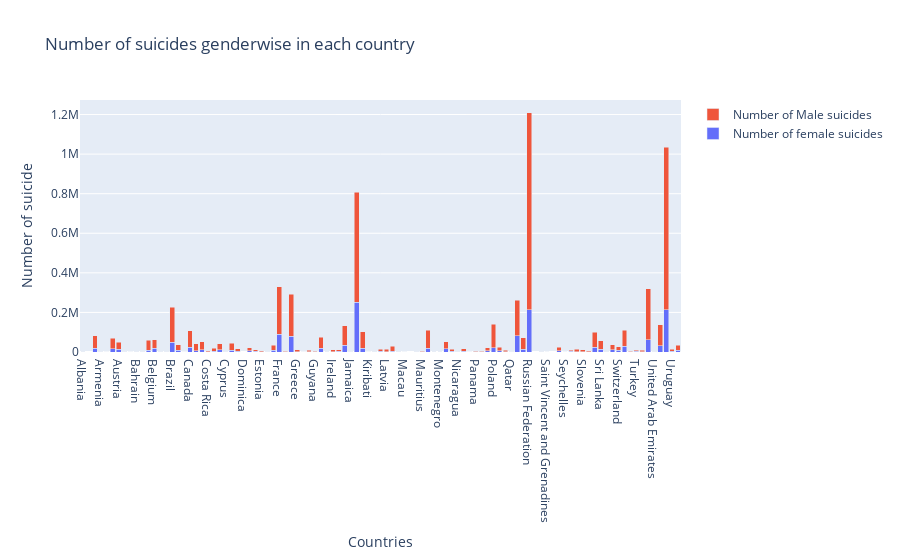

Write notebook code for a chart like this one.
### Code cell
trace1 = go.Bar(
    x=country_wise_gender_suicide.index,
    y=country_wise_gender_suicide.female,
    name='Number of female suicides'
)
trace2 = go.Bar(
    x=country_wise_gender_suicide.index,
    y=country_wise_gender_suicide.male,
    name='Number of Male suicides'
)

data = [trace1, trace2]
layout = go.Layout(
    barmode='stack',
    title="Number of suicides genderwise in each country",
    xaxis={
        'title':"Countries",
    },
    yaxis={
        'title':"Number of suicide",
    }
)

fig = go.Figure(data=data, layout=layout)
py.offline.iplot(fig)

### Figure 1 — Plotly figure (JSON) as saved in the notebook; plotly's stock layout.template omitted (floating-point values rounded to 4 significant figures)
{"data": [{"name": "Number of female suicides", "type": "bar", "x": ["Albania", "Antigua and Barbuda", "Argentina", "Armenia", "Aruba", "Australia", "Austria", "Azerbaijan", "Bahamas", "Bahrain", "Barbados", "Belarus", "Belgium", "Belize", "Bosnia and Herzegovina", "Brazil", "Bulgaria", "Cabo Verde", "Canada", "Chile", "Colombia", "Costa Rica", "Croatia", "Cuba", "Cyprus", "Czech Republic", "Denmark", "Dominica", "Ecuador", "El Salvador", "Estonia", "Fiji", "Finland", "France", "Georgia", "Germany", "Greece", "Grenada", "Guatemala", "Guyana", "Hungary", "Iceland", "Ireland", "Israel", "Italy", "Jamaica", "Japan", "Kazakhstan", "Kiribati", "Kuwait", "Kyrgyzstan", "Latvia", "Lithuania", "Luxembourg", "Macau", "Maldives", "Malta", "Mauritius", "Mexico", "Mongolia", "Montenegro", "Netherlands", "New Zealand", "Nicaragua", "Norway", "Oman", "Panama", "Paraguay", "Philippines", "Poland", "Portugal", "Puerto Rico", "Qatar", "Republic of Korea", "Romania", "Russian Federation", "Saint Kitts and Nevis", "Saint Lucia", "Saint Vincent and Grenadines", "San Marino", "Serbia", "Seychelles", "Singapore", "Slovakia", "Slovenia", "South Africa", "Spain", "Sri Lanka", "Suriname", "Sweden", "Switzerland", "Thailand", "Trinidad and Tobago", "Turkey", "Turkmenistan", "Ukraine", "United Arab Emirates", "United Kingdom", "United States", "Uruguay", "Uzbekistan"], "y": [693, 1, 18326, 495, 17, 15326, 13195, 412, 14, 80, 33, 10002, 18012, 51, 70, 49015, 9968, 5, 24184, 6834, 11343, 979, 4675, 11675, 82, 9247, 4329, 0, 6238, 3345, 1393, 91, 7660, 89419, 694, 79707, 2540, 4, 1973, 818, 18115, 255, 2451, 2681, 32881, 26, 251630, 18160, 10, 301, 2637, 2474, 5011, 542, 12, 6, 110, 995, 19334, 52, 144, 16886, 3355, 482, 4685, 0, 512, 1457, 5273, 21063, 5874, 1054, 50, 82615, 13182, 214330, 0, 34, 11, 0, 6763, 9, 3793, 2024, 2302, 1602, 24669, 13598, 568, 11183, 7739, 28101, 820, 2569, 2096, 61377, 98, 32687, 213797, 2820, 9260]}, {"name": "Number of Male suicides", "type": "bar", "x": ["Albania", "Antigua and Barbuda", "Argentina", "Armenia", "Aruba", "Australia", "Austria", "Azerbaijan", "Bahamas", "Bahrain", "Barbados", "Belarus", "Belgium", "Belize", "Bosnia and Herzegovina", "Brazil", "Bulgaria", "Cabo Verde", "Canada", "Chile", "Colombia", "Costa Rica", "Croatia", "Cuba", "Cyprus", "Czech Republic", "Denmark", "Dominica", "Ecuador", "El Salvador", "Estonia", "Fiji", "Finland", "France", "Georgia", "Germany", "Greece", "Grenada", "Guatemala", "Guyana", "Hungary", "Iceland", "Ireland", "Israel", "Italy", "Jamaica", "Japan", "Kazakhstan", "Kiribati", "Kuwait", "Kyrgyzstan", "Latvia", "Lithuania", "Luxembourg", "Macau", "Maldives", "Malta", "Mauritius", "Mexico", "Mongolia", "Montenegro", "Netherlands", "New Zealand", "Nicaragua", "Norway", "Oman", "Panama", "Paraguay", "Philippines", "Poland", "Portugal", "Puerto Rico", "Qatar", "Republic of Korea", "Romania", "Russian Federation", "Saint Kitts and Nevis", "Saint Lucia", "Saint Vincent and Grenadines", "San Marino", "Serbia", "Seychelles", "Singapore", "Slovakia", "Slovenia", "South Africa", "Spain", "Sri Lanka", "Suriname", "Sweden", "Switzerland", "Thailand", "Trinidad and Tobago", "Turkey", "Turkmenistan", "Ukraine", "United Arab Emirates", "United Kingdom", "United States", "Uruguay", "Uzbekistan"], "y": [1277, 10, 63893, 1410, 84, 54785, 36878, 1244, 79, 383, 144, 49890, 44749, 297, 248, 177598, 26420, 37, 83377, 34061, 41737, 5813, 13754, 29743, 330, 34440, 10968, 0, 14422, 8338, 5641, 213, 26017, 239708, 2530, 211555, 9828, 34, 6176, 2608, 55776, 853, 10123, 8613, 99179, 158, 555272, 83386, 43, 665, 10453, 10296, 23028, 1416, 15, 14, 475, 2899, 91805, 371, 328, 33947, 11028, 1531, 12307, 33, 2971, 3326, 16057, 118035, 18187, 7989, 524, 179115, 59595, 995412, 0, 196, 113, 4, 17416, 89, 6296, 11413, 8313, 5719, 75533, 42043, 1598, 26612, 18478, 82542, 3219, 7562, 6528, 258573, 524, 104118, 820216, 10318, 25543]}], "layout": {"autosize": true, "barmode": "stack", "title": {"text": "Number of suicides genderwise in each country"}, "xaxis": {"autorange": true, "range": [-0.5, 100.5], "title": {"text": "Countries"}, "type": "category"}, "yaxis": {"autorange": true, "range": [0, 1273000.0], "title": {"text": "Number of suicide"}, "type": "linear"}}}
